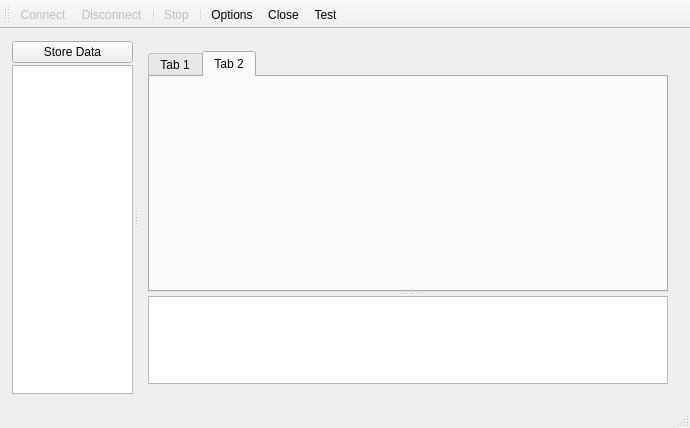
<?xml version="1.0" encoding="UTF-8"?>
<ui version="4.0">
 <class>Widget</class>
 <widget class="QMainWindow" name="Widget">
  <property name="geometry">
   <rect>
    <x>0</x>
    <y>0</y>
    <width>690</width>
    <height>428</height>
   </rect>
  </property>
  <property name="windowTitle">
   <string/>
  </property>
  <widget class="QWidget" name="centralWidget">
   <layout class="QGridLayout" name="gridLayout_3">
    <item row="0" column="0">
     <widget class="QSplitter" name="splitter_2">
      <property name="orientation">
       <enum>Qt::Horizontal</enum>
      </property>
      <property name="handleWidth">
       <number>3</number>
      </property>
      <widget class="QWidget" name="widget_2" native="true">
       <property name="sizePolicy">
        <sizepolicy hsizetype="Preferred" vsizetype="Preferred">
         <horstretch>2</horstretch>
         <verstretch>0</verstretch>
        </sizepolicy>
       </property>
       <layout class="QGridLayout" name="gridLayout_2">
        <property name="leftMargin">
         <number>1</number>
        </property>
        <property name="topMargin">
         <number>1</number>
        </property>
        <property name="rightMargin">
         <number>1</number>
        </property>
        <property name="bottomMargin">
         <number>1</number>
        </property>
        <property name="spacing">
         <number>2</number>
        </property>
        <item row="0" column="0">
         <widget class="QPushButton" name="btnStoreData">
          <property name="text">
           <string>Store Data</string>
          </property>
         </widget>
        </item>
        <item row="1" column="0">
         <widget class="QTreeView" name="tvItems">
          <property name="sizePolicy">
           <sizepolicy hsizetype="Expanding" vsizetype="Expanding">
            <horstretch>2</horstretch>
            <verstretch>0</verstretch>
           </sizepolicy>
          </property>
          <property name="headerHidden">
           <bool>false</bool>
          </property>
          <attribute name="headerVisible">
           <bool>true</bool>
          </attribute>
         </widget>
        </item>
       </layout>
      </widget>
      <widget class="QWidget" name="widget" native="true">
       <property name="sizePolicy">
        <sizepolicy hsizetype="Preferred" vsizetype="Preferred">
         <horstretch>8</horstretch>
         <verstretch>0</verstretch>
        </sizepolicy>
       </property>
       <layout class="QGridLayout" name="gridLayout">
        <item row="0" column="0">
         <widget class="QSplitter" name="splitter">
          <property name="orientation">
           <enum>Qt::Vertical</enum>
          </property>
          <widget class="QTabWidget" name="tabWidget">
           <property name="sizePolicy">
            <sizepolicy hsizetype="Expanding" vsizetype="Expanding">
             <horstretch>0</horstretch>
             <verstretch>7</verstretch>
            </sizepolicy>
           </property>
           <property name="tabShape">
            <enum>QTabWidget::Rounded</enum>
           </property>
           <property name="currentIndex">
            <number>1</number>
           </property>
           <property name="elideMode">
            <enum>Qt::ElideNone</enum>
           </property>
           <property name="tabsClosable">
            <bool>false</bool>
           </property>
           <property name="tabBarAutoHide">
            <bool>false</bool>
           </property>
           <widget class="QWidget" name="tab">
            <attribute name="title">
             <string>Tab 1</string>
            </attribute>
            <layout class="QGridLayout" name="gridLayout_4">
             <property name="leftMargin">
              <number>1</number>
             </property>
             <property name="topMargin">
              <number>1</number>
             </property>
             <property name="rightMargin">
              <number>1</number>
             </property>
             <property name="bottomMargin">
              <number>1</number>
             </property>
             <property name="spacing">
              <number>1</number>
             </property>
             <item row="0" column="0">
              <widget class="QTableView" name="tv">
               <property name="sizePolicy">
                <sizepolicy hsizetype="Expanding" vsizetype="Expanding">
                 <horstretch>0</horstretch>
                 <verstretch>7</verstretch>
                </sizepolicy>
               </property>
              </widget>
             </item>
            </layout>
           </widget>
           <widget class="QWidget" name="tab_2">
            <attribute name="title">
             <string>Tab 2</string>
            </attribute>
            <layout class="QGridLayout" name="gridLayout_5">
             <property name="leftMargin">
              <number>1</number>
             </property>
             <property name="topMargin">
              <number>1</number>
             </property>
             <property name="rightMargin">
              <number>1</number>
             </property>
             <property name="bottomMargin">
              <number>1</number>
             </property>
             <property name="spacing">
              <number>1</number>
             </property>
             <item row="0" column="0">
              <widget class="Histogram" name="Histogram1" native="true"/>
             </item>
            </layout>
           </widget>
          </widget>
          <widget class="QListWidget" name="listWidget">
           <property name="sizePolicy">
            <sizepolicy hsizetype="Expanding" vsizetype="Expanding">
             <horstretch>0</horstretch>
             <verstretch>3</verstretch>
            </sizepolicy>
           </property>
          </widget>
         </widget>
        </item>
       </layout>
      </widget>
     </widget>
    </item>
   </layout>
  </widget>
  <widget class="QMenuBar" name="menuBar">
   <property name="geometry">
    <rect>
     <x>0</x>
     <y>0</y>
     <width>690</width>
     <height>22</height>
    </rect>
   </property>
  </widget>
  <widget class="QToolBar" name="mainToolBar">
   <property name="windowTitle">
    <string>Toolbar</string>
   </property>
   <property name="iconSize">
    <size>
     <width>24</width>
     <height>24</height>
    </size>
   </property>
   <property name="toolButtonStyle">
    <enum>Qt::ToolButtonTextUnderIcon</enum>
   </property>
   <property name="floatable">
    <bool>true</bool>
   </property>
   <attribute name="toolBarArea">
    <enum>TopToolBarArea</enum>
   </attribute>
   <attribute name="toolBarBreak">
    <bool>false</bool>
   </attribute>
   <addaction name="actionConnect"/>
   <addaction name="actionDisconnect"/>
   <addaction name="separator"/>
   <addaction name="actionStop"/>
   <addaction name="separator"/>
   <addaction name="actionOption"/>
   <addaction name="actionClose"/>
   <addaction name="actionTest"/>
  </widget>
  <widget class="QStatusBar" name="statusBar"/>
  <action name="actionConnect">
   <property name="enabled">
    <bool>false</bool>
   </property>
   <property name="icon">
    <iconset resource="res.qrc">
     <normaloff>:/image/connect.png</normaloff>:/image/connect.png</iconset>
   </property>
   <property name="text">
    <string>Connect</string>
   </property>
  </action>
  <action name="actionDisconnect">
   <property name="enabled">
    <bool>false</bool>
   </property>
   <property name="icon">
    <iconset resource="res.qrc">
     <normaloff>:/image/disconnect.png</normaloff>:/image/disconnect.png</iconset>
   </property>
   <property name="text">
    <string>&amp;Disconnect</string>
   </property>
  </action>
  <action name="actionOption">
   <property name="icon">
    <iconset resource="res.qrc">
     <normaloff>:/image/options.png</normaloff>:/image/options.png</iconset>
   </property>
   <property name="text">
    <string>&amp;Options</string>
   </property>
   <property name="toolTip">
    <string>Options</string>
   </property>
  </action>
  <action name="actionClose">
   <property name="icon">
    <iconset resource="res.qrc">
     <normaloff>:/image/exit.png</normaloff>:/image/exit.png</iconset>
   </property>
   <property name="text">
    <string>C&amp;lose</string>
   </property>
  </action>
  <action name="actionStart">
   <property name="enabled">
    <bool>false</bool>
   </property>
   <property name="icon">
    <iconset resource="res.qrc">
     <normaloff>:/image/play.png</normaloff>:/image/play.png</iconset>
   </property>
   <property name="text">
    <string>Start</string>
   </property>
  </action>
  <action name="actionStop">
   <property name="enabled">
    <bool>false</bool>
   </property>
   <property name="icon">
    <iconset resource="res.qrc">
     <normaloff>:/image/stop.png</normaloff>:/image/stop.png</iconset>
   </property>
   <property name="text">
    <string>Stop</string>
   </property>
  </action>
  <action name="actionTest">
   <property name="text">
    <string>Test</string>
   </property>
  </action>
  <action name="actionManual">
   <property name="icon">
    <iconset resource="res.qrc">
     <normaloff>:/image/help.png</normaloff>:/image/help.png</iconset>
   </property>
   <property name="text">
    <string>&amp;Manual</string>
   </property>
  </action>
  <action name="actionClearMsg">
   <property name="icon">
    <iconset resource="res.qrc">
     <normaloff>:/image/delete.png</normaloff>:/image/delete.png</iconset>
   </property>
   <property name="text">
    <string>Clear</string>
   </property>
  </action>
  <action name="actionItemNew">
   <property name="text">
    <string>New</string>
   </property>
  </action>
  <action name="actionItemDelete">
   <property name="text">
    <string>Delete</string>
   </property>
  </action>
  <action name="actionItemRename">
   <property name="text">
    <string>Rename</string>
   </property>
  </action>
 </widget>
 <layoutdefault spacing="6" margin="11"/>
 <customwidgets>
  <customwidget>
   <class>Histogram</class>
   <extends>QWidget</extends>
   <header>histogram.h</header>
   <container>1</container>
  </customwidget>
 </customwidgets>
 <resources>
  <include location="res.qrc"/>
 </resources>
 <connections/>
</ui>
